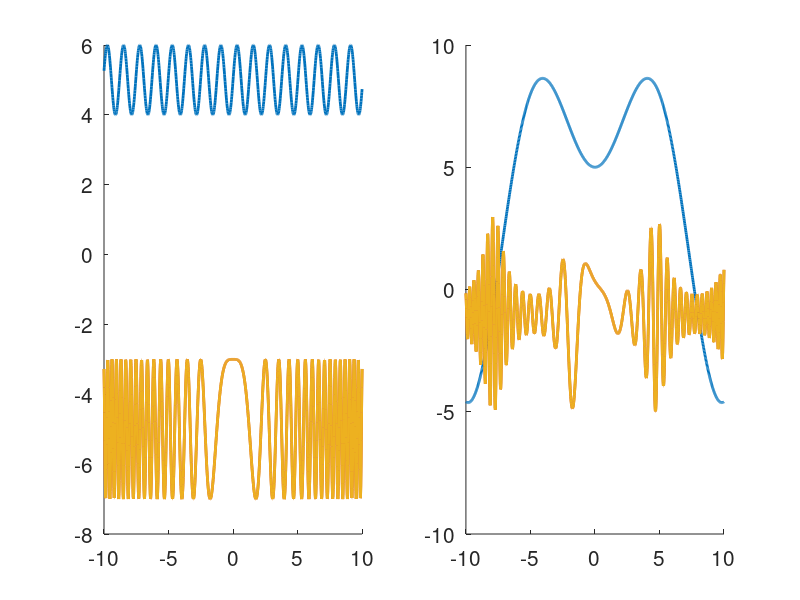

MATLAB code to generate this figure:
%%%%%%%%%%%%%%%%%%%%%%%%%%%
% Assignment Number: 3
% Problem number: 1
% Student Name:  劉子齊
% Student ID: 0716304
% Email address: jonathan.tzuchi.liu@gmail.com
% Department: Computer Science, NYCU
%
% Date: 2022.04.16
%%%%%%%%%%%%%%%%%%%%%%%%%%%%

close all;
clf; clear; clc;		% clear the current figure
                        % clear variables, and clear screen

disp('Assignment Problem 3.1') 	% show Assignment Problem 3.1

% y1(x) = sin(5x) + 5, y2(x) = 2cos(x2) – 5
% z1(x) = x*sin(x/2) + 5, z2(x) = 2cos(x2)/(sin(x)+1.5) - 1

x = -10 : 0.02 : 10;

y1 = sin(5 .* x) + 5;
y2 = 2 .* cos(x .^ 2) - 5;

z1 = x .* sin(x ./ 2) + 5;
z2 = 2 .* cos(x .^ 2) ./ (sin(x) + 1.5) - 1;

clf
figure
hold on
subplot(1,2,1);
plot(x, y1, 'linewidth', 2);
plot(x, y2, 'linewidth', 2);
subplot(1,2,2);    
plot(x, z1, 'linewidth', 2);
plot(x, z2, 'linewidth', 2);

for k = [1 : -0.01 : 0]
    pause(0.033);
    clf
    
    subplot(1, 2, 1)
    hold on;
    plot(x, y1, 'linewidth', 2);
    plot(x, y2, 'linewidth', 2);
    y = k .* y1 + (1-k) .* y2;
    plot(x, y, 'linewidth', 2)
    set(gca,'FontSize',15);         %set font size

    subplot(1, 2, 2)
    hold on;
    plot(x, z1, 'linewidth', 2);
    plot(x, z2, 'linewidth', 2);
    z = k .* z1 + (1-k) .* z2;
    plot(x, z, 'linewidth', 2)
    set(gca,'FontSize',15);         %set font size
    
    if (k==1)
        input('Press a key to continue...');
    end
end

